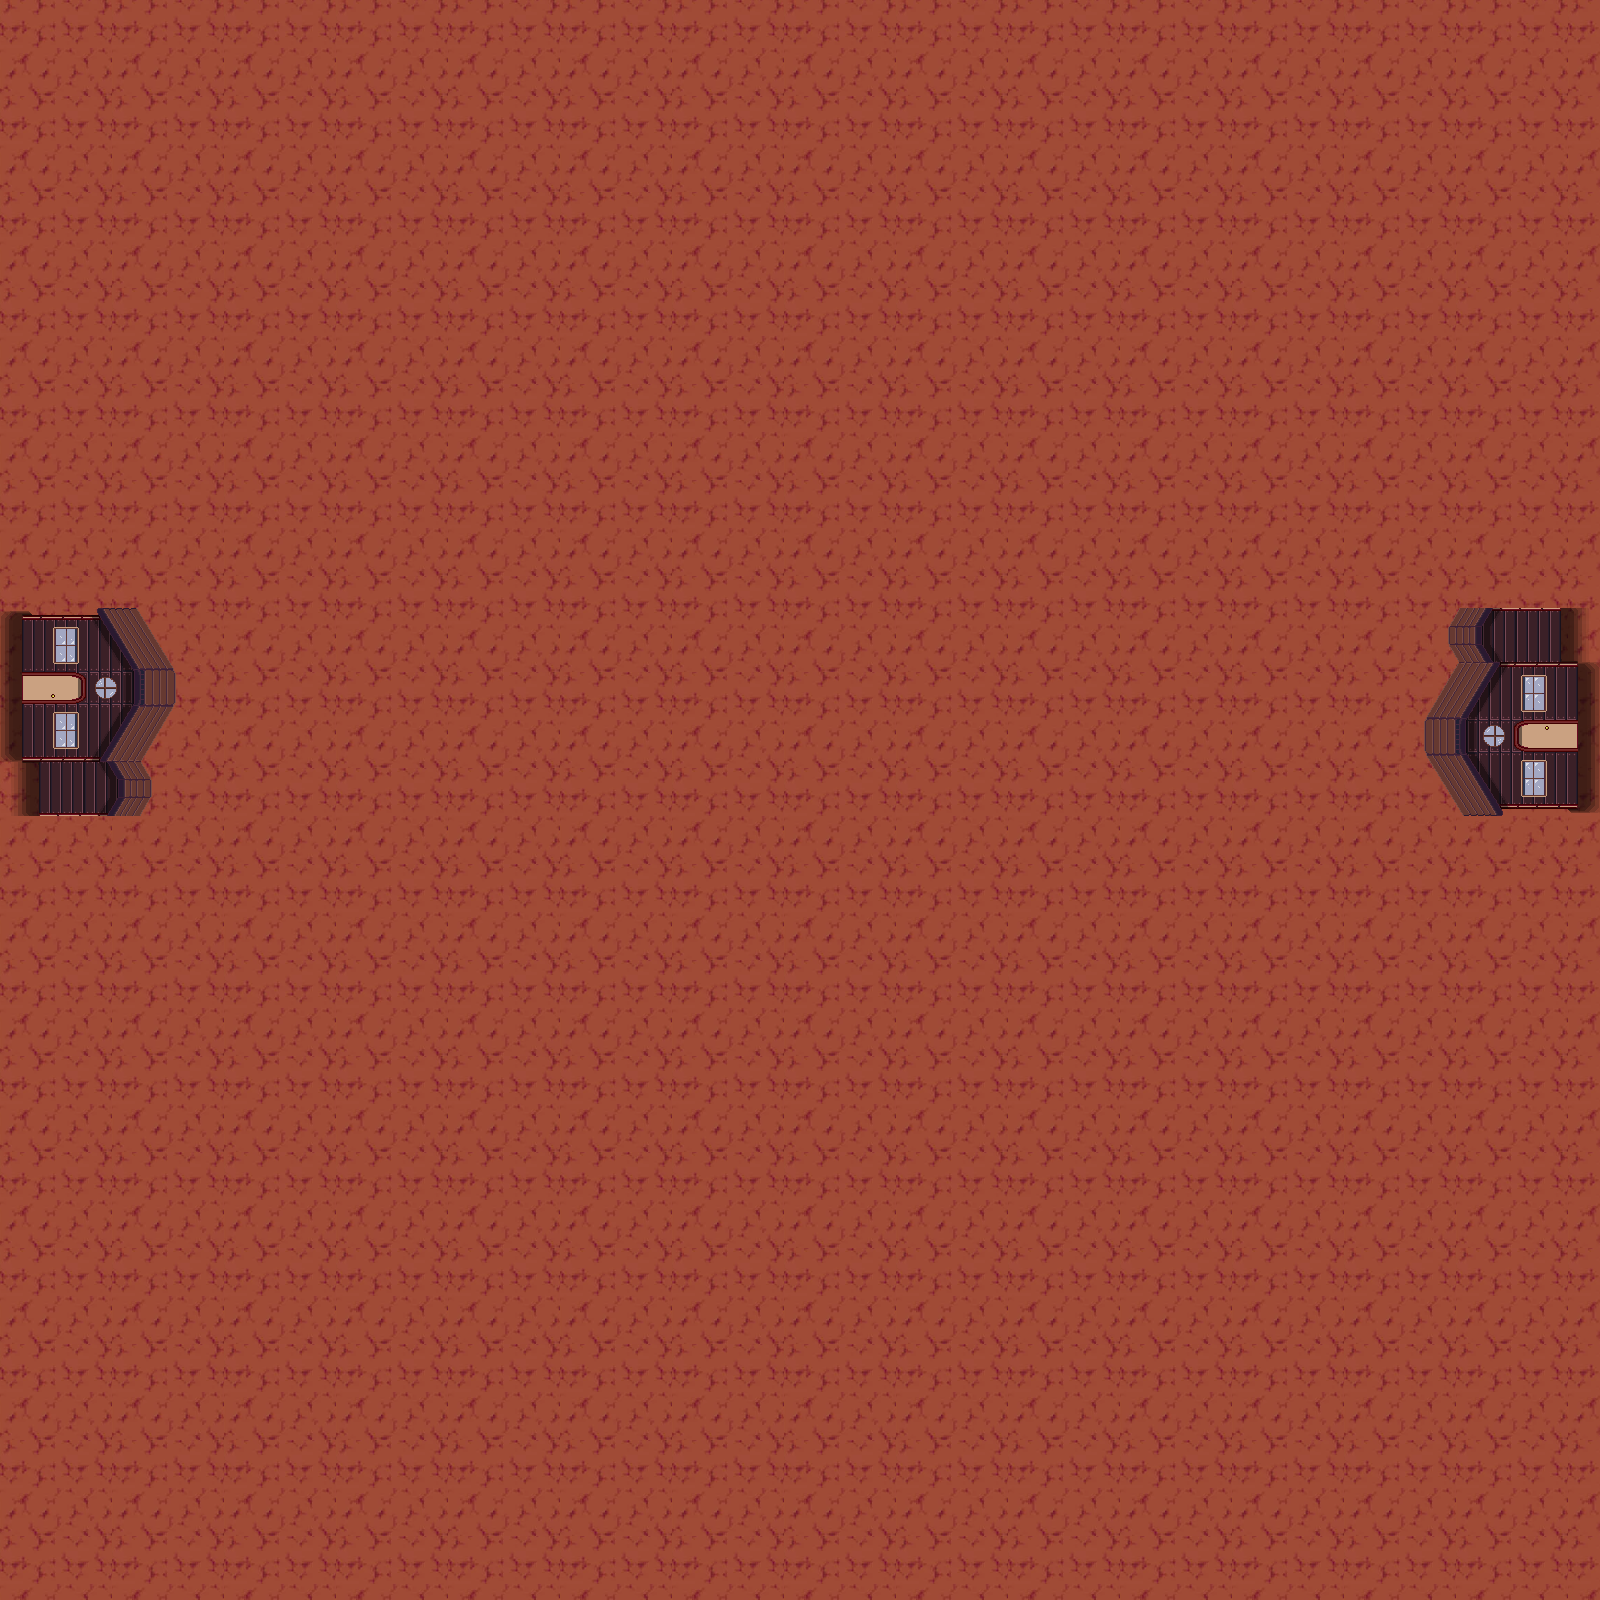

This game map was drawn from its Tiled (.tmx) file and the tilesets committed beside it. A one-line description and the trimmed map source follow:
An orthogonal 100x100 tile map with 16x16 px tiles, 2 tile layers (Calque 1, collision), 2 tilesets.

<map version="1.2" tiledversion="1.3.2" orientation="orthogonal" renderorder="right-down" compressionlevel="-1" width="100" height="100" tilewidth="16" tileheight="16" infinite="0" nextlayerid="3" nextobjectid="1">
 <tileset firstgid="1" source="floor.tsx" />
 <tileset firstgid="101" source="House.tsx" />
 <layer id="1" name="Calque 1" width="100" height="100">
  <data>[10000 cells, 10000 non-empty, 42 distinct tile ids]</data>
 </layer>
 <layer id="2" name="collision" width="100" height="100">
  <data>[10000 cells, 286 non-empty, 143 distinct tile ids]</data>
 </layer>
</map>
